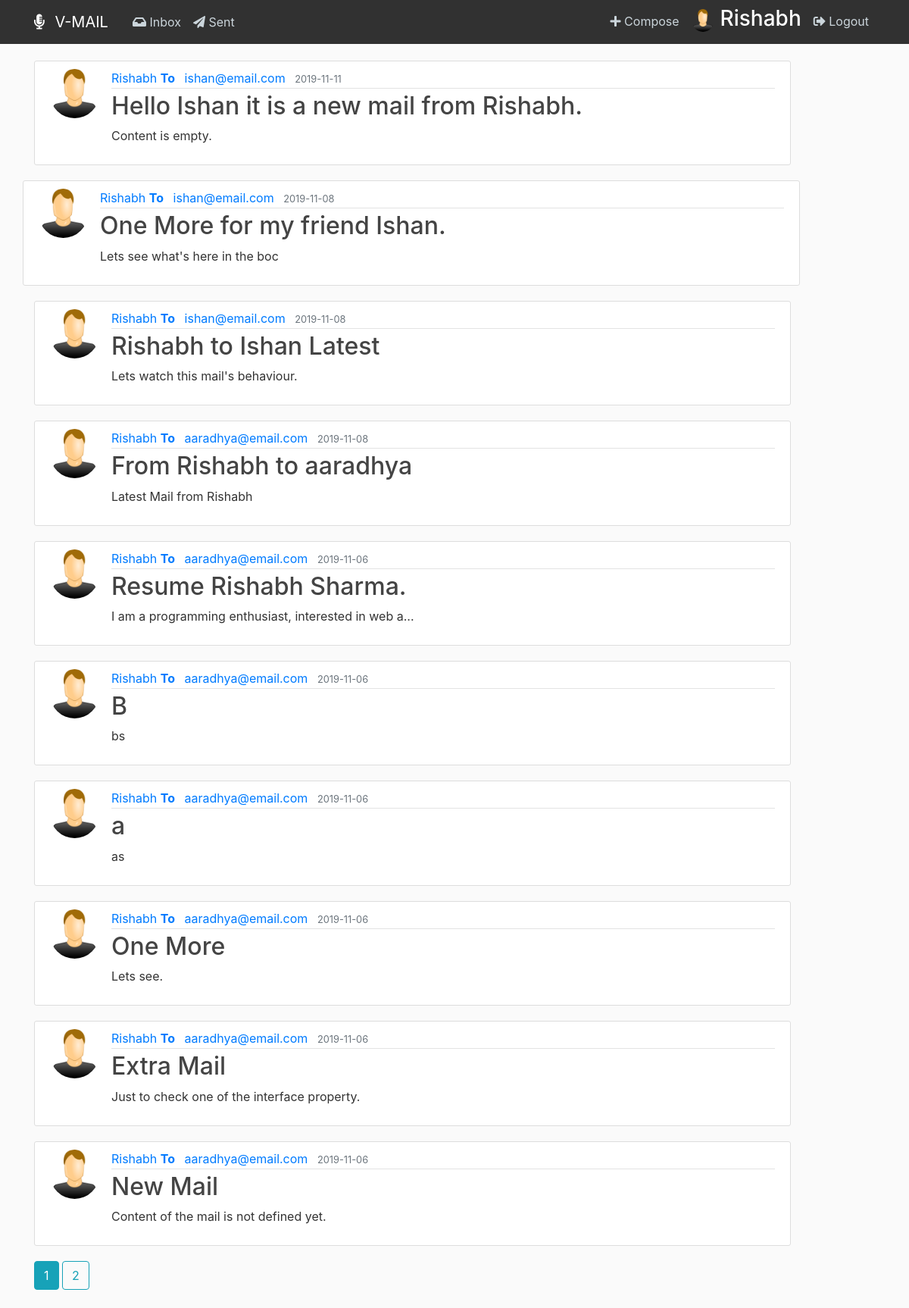
The app's page /sent_mail (signed in) with its own data.
### vmail/models.py (models this page shows, shortened)
class User(db.Model, UserMixin):
    id = db.Column(db.Integer, primary_key=True)
    username = db.Column(db.String(20), unique=True, nullable=False)
    email = db.Column(db.String(120), unique=True, nullable=False)
    image_file = db.Column(db.String(20), nullable=False,
                           default='default.png')
    password = db.Column(db.String(60), nullable=False)
    mails = db.relationship('Mail', backref='author', lazy=True)

class Mail(db.Model):
    id = db.Column(db.Integer, primary_key=True)
    title = db.Column(db.String(100), nullable=False)
    date_posted = db.Column(db.DateTime, nullable=False,
                            default=datetime.utcnow)
    content = db.Column(db.Text, nullable=False)
    receiver_id = db.Column(db.Integer, nullable=False)
    user_id = db.Column(db.Integer, db.ForeignKey('user.id'), nullable=False)

### vmail/routes.py (the view)
@app.route("/sent_mail")
def sent_mail():
    page = request.args.get('page', 1, type=int)
    user = User.query.filter_by(username=current_user.username).first_or_404()
    mails_use = Mail.query.filter_by(
        author=user).order_by(Mail.date_posted.desc())
    receivers = []
    for mail in mails_use:
        receiver = User.query.filter_by(id=mail.receiver_id).first_or_404()
        receivers.append(receiver)
    mails = Mail.query.filter_by(author=user).order_by(
        Mail.date_posted.desc()).paginate(page=page, per_page=10)
    return render_template('sent_mail.html', mails=mails, receivers=receivers)

### vmail/models.py (called while the page is built)
@login_manager.user_loader
def user(user_id):
    return User.query.get(int(user_id))

### vmail/templates/sent_mail.html
{% extends "layout.html" %}
{% block content %}
    {% for mail in mails.items %}
        {% set receiver = receivers[loop.index-1] %}
        {% if mail.content|length > 50 %}
        {% set con = mail.content[:50] + "..." %}
        {% else %}
        {% set con = mail.content %}
        {% endif %}
      <a href="{{ url_for('mail', mail_id=mail.id) }}">
        <article class="media content-section">
          <img class="rounded-circle article-img" src="{{ url_for('static', filename='media/' + mail.author.image_file) }}">
          <div class="media-body">
            <div class="article-metadata">
              <a class="mr-2" href="#">{{ mail.author.username }} <b>To</b></a>
              <a class="mr-2" href="#">{{ receiver.email }}</a>
              <small class="text-muted">{{ mail.date_posted.strftime('%Y-%m-%d') }}</small>
            </div>
              <h2>{{ mail.title }}</h2>
              <p class="article-content">{{ con }}</p>
            </div>
          </div>
        </article>
      </a>
    {% endfor %}
    {% for page_num in mails.iter_pages(left_edge=1, right_edge=1, left_current=1, right_current=2) %}
      {% if page_num %}
        {% if mails.page == page_num %}
          <a class="btn btn-info mb-4" href="{{ url_for('sent_mail', page=page_num) }}">{{ page_num }}</a>
        {% else %}
          <a class="btn btn-outline-info mb-4" href="{{ url_for('sent_mail', page=page_num) }}">{{ page_num }}</a>
        {% endif %}
      {% else %}
        ...
      {% endif %}
    {% endfor %}
{% endblock content %}

### vmail/templates/layout.html (shortened to what this page needs)
<!DOCTYPE html>
<html>
  <head>
    <link
      rel="stylesheet"
      href="https://maxcdn.bootstrapcdn.com/bootstrap/4.0.0/css/bootstrap.min.css"
    />
    <link
      rel="stylesheet"
      href="https://use.fontawesome.com/releases/v5.8.2/css/all.css"
    />
    <link
      rel="stylesheet"
      type="text/css"
      href="{{ url_for('static', filename='main.css') }}"
    />
  </head>
  <body>
    <header class="site-header">
      <nav class="navbar navbar-expand-md navbar-dark bg-steel fixed-top">
        <div class="container">
          <a class="navbar-brand mr-4" href="/"><i class="fas fa-microphone-alt mr-2"></i> V-MAIL</a>
          <div class="collapse navbar-collapse" id="navbarToggle">
            <div class="navbar-nav mr-auto">
              <a class="nav-item nav-link" href="{{ url_for('inbox') }}"
                ><i class="fas fa-inbox"></i></i> Inbox</a
              >
              <a class="nav-item nav-link" href="{{ url_for('sent_mail') }}"
                ><i class="fas fa-paper-plane"></i> Sent</a
              >
            </div>
            <div class="navbar-nav">
              {% if current_user.is_authenticated %}
              <a class="nav-item nav-link" href="{{ url_for('new_mail') }}"
                ><i class="fas fa-plus"></i> Compose</a
              >
              <img
                class="acc-nav-img ml-2 mr-2 mt-1"
                src="{{ url_for('static', filename='media/' + current_user.image_file) }}"
              />
              <h3 class="mr-2" style="color:white;">
                {{ current_user.username }}
              </h3>
              <a class="nav-item nav-link" href="{{ url_for('logout') }}"
                ><i class="fas fa-sign-out-alt"></i> Logout</a
              >
              {% endif %}
            </div>
          </div>
        </div>
      </nav>
    </header>
    <main role="main" class="container">
      <div class="row">
        <div class="col-md-12">
           {% block content %}{% endblock
          %}
    </main>
  </body>
</html>

### vmail/static/main.css (style rules this page uses)
body { background: #fafafa; color: #333333; margin-top: 5rem; }
h1, h2, h3, h4, h5, h6 { color: #444444; }
.bg-steel { background-color: #313131; }
.site-header .navbar-nav .nav-link { color: #cbd5db; }
.content-section { background: #ffffff; padding: 10px 20px; width: 90%; border: 1px solid #dddddd; border-radius: 3px; margin-bottom: 20px; }
.article-content { white-space: pre-line; }
.article-img { height: 65px; width: 65px; margin-right: 16px; }
.article-metadata { padding-bottom: 1px; margin-bottom: 4px; border-bottom: 1px solid #e3e3e3; }
.acc-nav-img { border-radius: 50%; height: 30px; width: 30px; }

### records on screen
User: image_file (placeholder picture), username "Rishabh"
Mail: image_file (placeholder picture), author.username "Rishabh", date_posted "2019-11-11", title "Hello Ishan it is a new mail from Rishabh.", content "Content is empty."
User: email "ishan@email.com"
Mail: image_file (placeholder picture), author.username "Rishabh", date_posted "2019-11-08", title "One More for my friend Ishan.", content "Lets see what's here in the boc"
Mail: image_file (placeholder picture), author.username "Rishabh", date_posted "2019-11-08", title "Rishabh to Ishan Latest", content "Lets watch this mail's behaviour."
Mail: image_file (placeholder picture), author.username "Rishabh", date_posted "2019-11-08", title "From Rishabh to aaradhya", content "Latest Mail from Rishabh"
User: email "aaradhya@email.com"
Mail: image_file (placeholder picture), author.username "Rishabh", date_posted "2019-11-06", title "Resume Rishabh Sharma.", con "I am a programming enthusiast, interested in web a..."
Mail: image_file (placeholder picture), author.username "Rishabh", date_posted "2019-11-06", title "B", content "bs"
Mail: image_file (placeholder picture), author.username "Rishabh", date_posted "2019-11-06", title "a", content "as"
Mail: image_file (placeholder picture), author.username "Rishabh", date_posted "2019-11-06", title "One More", content "Lets see."
Mail: image_file (placeholder picture), author.username "Rishabh", date_posted "2019-11-06", title "Extra Mail", content "Just to check one of the interface property."
Mail: image_file (placeholder picture), author.username "Rishabh", date_posted "2019-11-06", title "New Mail", content "Content of the mail is not defined yet."

### other values on screen
{{ page_num }} "1"
{{ page_num }} "2"
